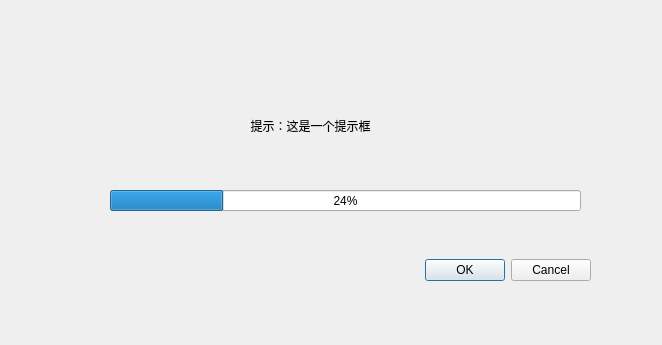
<?xml version="1.0" encoding="UTF-8"?>
<ui version="4.0">
 <class>Dialog</class>
 <widget class="QDialog" name="Dialog">
  <property name="geometry">
   <rect>
    <x>0</x>
    <y>0</y>
    <width>662</width>
    <height>345</height>
   </rect>
  </property>
  <property name="windowTitle">
   <string>Dialog</string>
  </property>
  <widget class="QDialogButtonBox" name="buttonBox">
   <property name="geometry">
    <rect>
     <x>390</x>
     <y>250</y>
     <width>201</width>
     <height>41</height>
    </rect>
   </property>
   <property name="orientation">
    <enum>Qt::Horizontal</enum>
   </property>
   <property name="standardButtons">
    <set>QDialogButtonBox::Cancel|QDialogButtonBox::Ok</set>
   </property>
  </widget>
  <widget class="QLabel" name="msg">
   <property name="geometry">
    <rect>
     <x>0</x>
     <y>100</y>
     <width>621</width>
     <height>51</height>
    </rect>
   </property>
   <property name="text">
    <string>提示：这是一个提示框</string>
   </property>
   <property name="alignment">
    <set>Qt::AlignCenter</set>
   </property>
  </widget>
  <widget class="QProgressBar" name="timeBar">
   <property name="geometry">
    <rect>
     <x>110</x>
     <y>190</y>
     <width>471</width>
     <height>21</height>
    </rect>
   </property>
   <property name="value">
    <number>24</number>
   </property>
  </widget>
 </widget>
 <resources/>
 <connections>
  <connection>
   <sender>buttonBox</sender>
   <signal>accepted()</signal>
   <receiver>Dialog</receiver>
   <slot>accept()</slot>
   <hints>
    <hint type="sourcelabel">
     <x>248</x>
     <y>254</y>
    </hint>
    <hint type="destinationlabel">
     <x>157</x>
     <y>274</y>
    </hint>
   </hints>
  </connection>
  <connection>
   <sender>buttonBox</sender>
   <signal>rejected()</signal>
   <receiver>Dialog</receiver>
   <slot>reject()</slot>
   <hints>
    <hint type="sourcelabel">
     <x>316</x>
     <y>260</y>
    </hint>
    <hint type="destinationlabel">
     <x>286</x>
     <y>274</y>
    </hint>
   </hints>
  </connection>
 </connections>
</ui>
